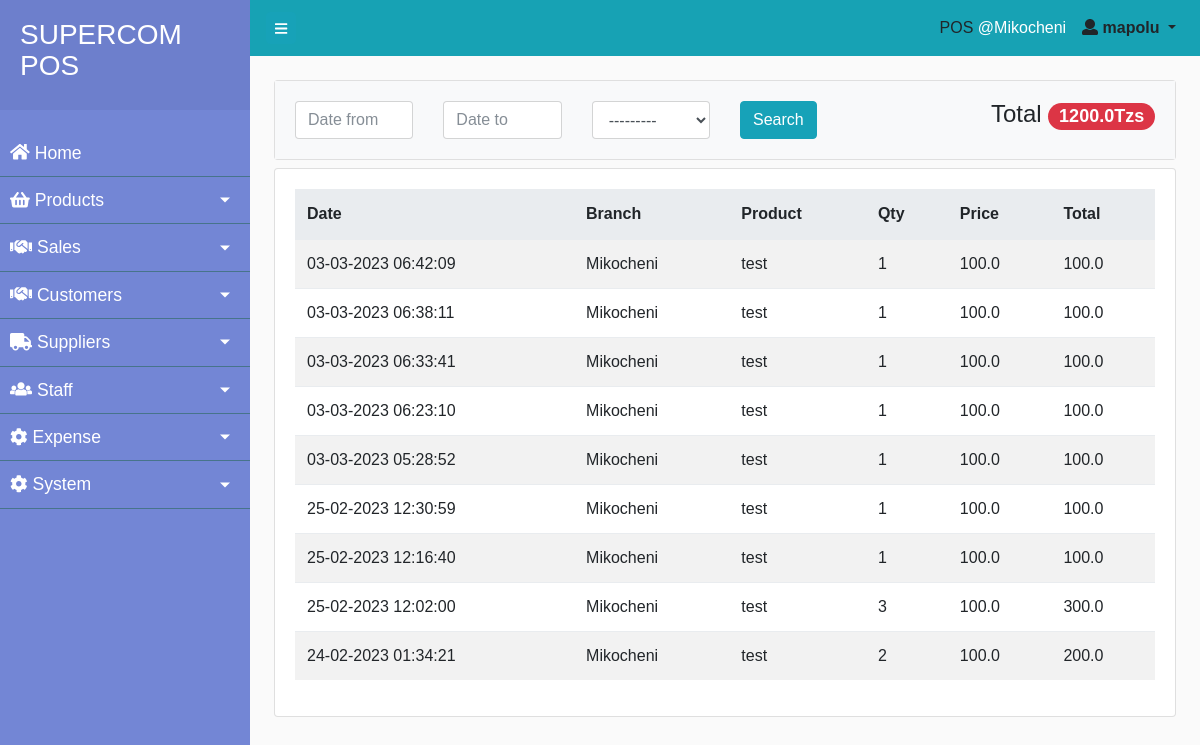
Screenshot of /sales/reports-home/ (signed in) with the database file from the repository.
### staff/models.py (models this page shows, shortened)
class Staff(AbstractUser,PermissionsMixin):
    first_name = models.CharField(verbose_name=_('First Name'), blank=False, max_length=100)
    last_name = models.CharField(verbose_name=_('Last Name'), blank=False, max_length=100)
    national_id = models.IntegerField(verbose_name=_('National ID Number'), null=True)
    phone_number = models.CharField(max_length=50, unique=True, verbose_name=_('Phone Number'))
    email = models.EmailField(verbose_name=_('Email'), unique=True, max_length=100, blank=False)
    username = models.CharField(verbose_name=_('User name'), max_length=50, blank=True, null=True)
    branch = models.ForeignKey(Branch, blank=True, null=True, on_delete=models.PROTECT)
    email_confirmed = models.BooleanField(default=False)
    profile_photo = models.ImageField(upload_to='profile_photos/', null=True, blank=True)
    dob = models.DateField(verbose_name=_('Date of birth'), max_length=250, blank=True, default='1990-01-01')
    nationality = models.CharField(verbose_name=_('Nationality'), max_length=50, blank=True, null=True, default='Tanzania')
    postal_address = models.CharField(verbose_name=_('Postal address'), max_length=200, blank=True, null=True)
    city = models.CharField(verbose_name=_('City'), max_length=200, blank=True, null=True)
    street = models.CharField(verbose_name=_('Street or road'), max_length=200, blank=True, null=True)
    house = models.CharField(verbose_name=_('House or plot number'), max_length=200, blank=True, null=True)
    occupation = models.CharField(verbose_name=_('Occupation'), max_length=200, blank=True, null=True)
    employer = models.CharField(verbose_name=_('Employer'), max_length=250, blank=True)
    marital_status = models.CharField(
        verbose_name=_('Marital Status'),
        max_length=50,
        choices=(
            ('single', _('Single')),
            ('married', _('Married')),
            ('divorced', _('Divorced')),
            ('other', _('Other')),
        ),
        default='single'
    )
    objects = UserManager()
    USERNAME_FIELD = 'email'
    REQUIRED_FIELDS = ['national_id', 'first_name', 'last_name', 'phone_number']
    class Meta:
        verbose_name = _('staff')
        verbose_name_plural = _('staff')

### branches/models.py (models this page shows)
class Branch(models.Model):
    name = models.CharField(max_length=150)
    branch_code = models.CharField(max_length=25, unique=True)
    location = models.CharField(max_length=150)
    phone_contact = models.CharField(max_length=15, blank=True)
    email = models.EmailField(max_length=100, blank=True)
    created = models.DateTimeField(auto_now_add=True)
    class Meta:
        db_table = "Branch"
        verbose_name_plural = "Branch"
    def __str__(self):
        return self.name

### sales/models.py (models this page shows, shortened)
class Sale(models.Model):
    product = models.ForeignKey(Product, on_delete=models.PROTECT)
    datetime = models.DateTimeField(auto_now_add=True)
    customer = models.ForeignKey(Customer, null=True, blank=True, on_delete=models.PROTECT)
    unit_price = models.FloatField(default=0.0)
    quantity = models.IntegerField(default=1)
    total = models.FloatField(default=0.0)
    staff = models.ForeignKey(Staff, on_delete=models.PROTECT, null=True)
    branch = models.ForeignKey(Branch, on_delete=models.PROTECT, null=True)
    tax_rate = models.FloatField(default=0.0)

### products/models.py (models this page shows, shortened)
class Product(models.Model):
    STATUS_CHOICES = (  # new
        ("SERVICE", "Service"),
        ("COMSUMABLE", "Consumable")
    )
    status = models.CharField(
        choices=STATUS_CHOICES,
        max_length=100,
        verbose_name="product service",
    )
    name = models.CharField(max_length=100, unique=True)
    description = models.TextField(max_length=250, blank=True)
    manufacturer = models.CharField(max_length=150, blank=True)
    supplier = models.ForeignKey(Supplier, on_delete=models.PROTECT , blank=True, null=True)
    created = models.DateTimeField(auto_now_add=True)
    sku_code = models.CharField(max_length=25, unique=True)
    product_image = models.ImageField(upload_to='product_images', blank=True)
    quantity = models.IntegerField(default=0, help_text="Quantity in stock")
    category = models.ForeignKey(ProductCategory, on_delete=models.PROTECT, null=True, blank=True)
    buying_price = models.FloatField(default=0.0)
    retail_price = models.FloatField(default=0.0)
    wholesale_price = models.FloatField(default=0.0)

### sales/views.py (the view, shortened to what this page needs)
# urls.py: path('reports-home/', views.ReportsHome.as_view(), name='reports-home'),
class ReportsHome(PermissionRequiredMixin, FormView):
    permission_required = ["sales.view_sale"]
    raise_exception = True
    permission_denied_message = "You dont have permission to view sales"
    template_name = 'sales/reports_home.html'
    form_class = SalesFiltersForm
    def get(self, request, *args, **kwargs):
        context = super().get_context_data(**kwargs)
        if request.GET.get("date_from"):
            context['sale_list'] = Sale.objects.filter(
                datetime__gte=request.GET.get("date_from"),
                datetime__lte=request.GET.get("date_to"),
                branch_id=request.GET.get("branch")
            )
        else:
            context['sale_list'] = Sale.objects.all()
        context['sum'] = context['sale_list'].aggregate(Sum('total'))
        return render(request, self.template_name, context=context)

### sales/forms.py
class SalesFiltersForm(forms.Form):
    def __init__(self, *args, **kwargs):
        super().__init__(*args, **kwargs)
        self.fields['date_from'].widget.attrs.update({'class': 'form-control'})
        self.fields['date_from'].widget.attrs.update({'placeholder': 'Date from'})
        self.fields['date_to'].widget.attrs.update({'class': 'form-control'})
        self.fields['date_to'].widget.attrs.update({'placeholder': 'Date to'})
        self.fields['branch'].widget.attrs.update({'class': 'form-control'})
        self.fields['date_from'].widget.attrs.update({'id': 'date_from'})
        self.fields['date_to'].widget.attrs.update({'id': 'date_to'})
    date_from = forms.DateField()
    date_to = forms.DateField()
    branch = forms.ModelChoiceField(
        queryset=Branch.objects.all(),
    )

### templates/sales/reports_home.html (shortened to what this page needs)
{% extends 'base.html' %}
        {% load static %}
{% block page_content %}
    <div class="card mb-2">
        <div class="card-body bg-light">{{ form_data }}
            <div class="row">
                <div class="col-8">
                    <form class="" method="post" action="{% url 'sales:reports-home' %}" id="sales_filters_form">
                        <div class="row">
                            <div class="col">
                                <div>{{ form.date_from }}</div>
                            </div>
                            <div class="col">
                                <div>{{ form.date_to }}</div>
                            </div>
                            <div class="col">
                                <div>{{ form.branch }}</div>
                            </div>
                            <div class="col">
                                <div><button class="btn btn-info" type="submit">Search</button></div>
                            </div>
                        </div>
                    </form>
                </div>
                <div class="col-4 text-right">
                    <h4>Total <span class="badge badge-pill badge-danger">{{ sum.total__sum }}Tzs</span></h4>
                </div>
            </div>
        </div>
    </div>
    <div class="card">
        <div class="card-body">
            {% if sale_list|length > 0 %}
                <table class="table table-striped table-hover" id="myTable">
                    <thead>
                        <th>Date</th><th>Branch</th><th>Product</th><th>Qty</th><th>Price</th><th>Total</th>
                    </thead>
                    <tbody>
                        {% for sale in sale_list reversed %}
                            <tr>
                                <td>{{ sale.datetime }}</td>
                                <td>{{ sale.branch.name }}</td>
                                <td>{{ sale.product.name }}</td>
                                <td>{{ sale.quantity }}</td>
                                <td>{{ sale.unit_price }}</td>
                                <td>{{ sale.total }}</td>
                            </tr>
                        {% endfor %}
                    </tbody>
                </table>
            {% else %}
                <div class="alert alert-info">No sales have been made yet</div>
            {% endif %}
        </div>
    </div>
{% endblock page_content %}

### templates/top-navigation.html (shortened to what this page needs)
<nav class="navbar navbar-expand-lg" style="background: #17a2b4;">
    <button type="button" id="sidebarCollapse" class="btn btn-info btn-sm rounded">
        <i class="fa fa-bars navbar-toggler-icon"></i>
    </button>
    <div class="collapse navbar-collapse" id="navbarSupportedContent">
        <ul class="navbar-nav ml-auto">
            <li class="nav-item active">
                 <a class="nav-link" href="{% url 'sales:home' %}">
                    POS <span class="text-white">
                    {% if request.user.branch %}
                        @{{ request.user.branch.name|truncatechars:20 }}
                    {% endif %}</span>
                </a>
            </li>
            {% if request.user.is_authenticated %}
                <li class="nav-item dropdown">
                    <a class="nav-link dropdown-toggle" href="#" id="navbarDropdown" role="button" data-toggle="dropdown" aria-haspopup="true" aria-expanded="false">
                        <i class="fa fa-user" style="color:rd"></i> <strong>{{ request.user.last_name }}</strong>
                    </a>
                </li>
            {% else %}
                <li class="nav-item">
                    <a class="nav-link" href="{% url 'staff:login' %}">
                        <i class="fa fa-sign-in-alt"></i> Login
                    </a>
                </li>
            {% endif %}
        </ul>
    </div>
</nav>

### static/css/style.css (style rules this page uses)
body { font-family: 'Poppins', sans-serif; background: #fafafa; }
a, a:hover, a:focus { color: inherit; text-decoration: none; transition: all 0.3s; }

### templates/sales/reports_home.html (style rules this page uses)
th { background-color: rgb(233, 236, 239); }

### rows the page displays
Staff: user.branch.name "Mikocheni", user.last_name "mapolu"
Sale: datetime "03-03-2023 06:42:09", branch.name "Mikocheni", product.name "test", quantity "1", unit_price "100.0", total "100.0"
Sale: datetime "03-03-2023 06:38:11", branch.name "Mikocheni", product.name "test", quantity "1", unit_price "100.0", total "100.0"
Sale: datetime "03-03-2023 06:33:41", branch.name "Mikocheni", product.name "test", quantity "1", unit_price "100.0", total "100.0"
Sale: datetime "03-03-2023 06:23:10", branch.name "Mikocheni", product.name "test", quantity "1", unit_price "100.0", total "100.0"
Sale: datetime "03-03-2023 05:28:52", branch.name "Mikocheni", product.name "test", quantity "1", unit_price "100.0", total "100.0"
Sale: datetime "25-02-2023 12:30:59", branch.name "Mikocheni", product.name "test", quantity "1", unit_price "100.0", total "100.0"
Sale: datetime "25-02-2023 12:16:40", branch.name "Mikocheni", product.name "test", quantity "1", unit_price "100.0", total "100.0"
Sale: datetime "25-02-2023 12:02:00", branch.name "Mikocheni", product.name "test", quantity "3", unit_price "100.0", total "300.0"
Sale: datetime "24-02-2023 01:34:21", branch.name "Mikocheni", product.name "test", quantity "2", unit_price "100.0", total "200.0"

### other values shown
{{ sum.total__sum }} "1200.0"
